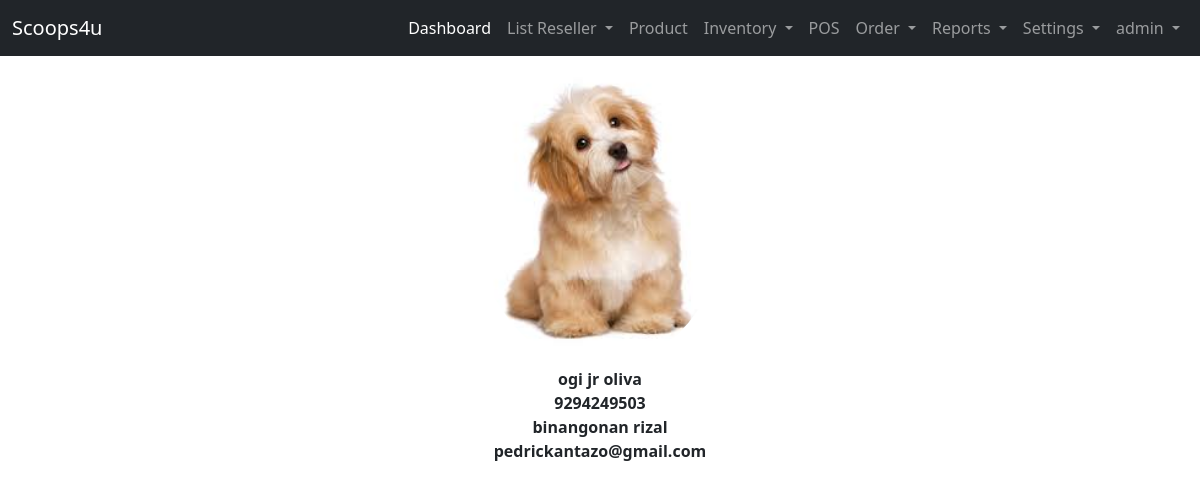
The app's page /user-site/My-profile/ (signed in), older data.
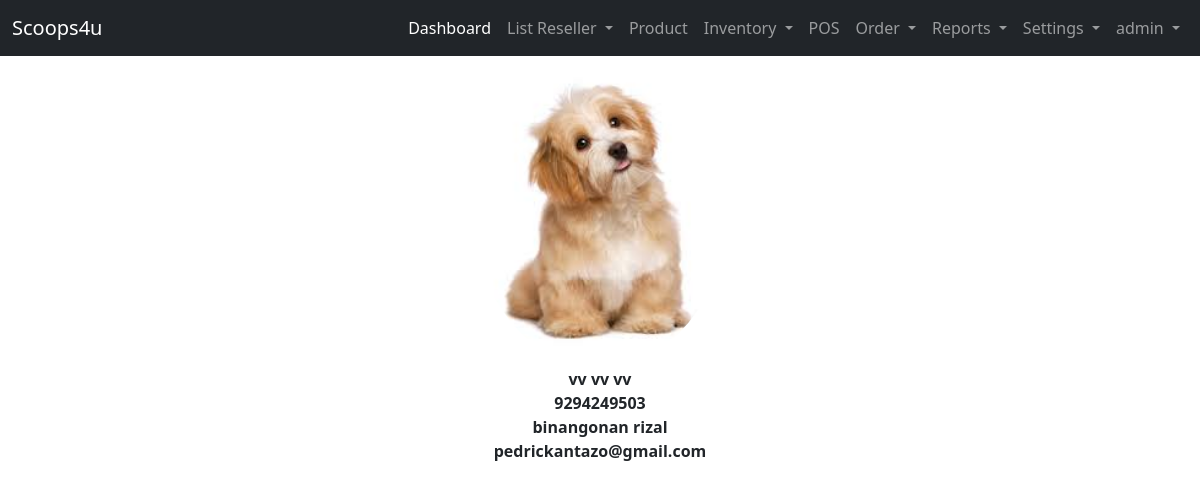
The same page, newer data.
### admin_site/models.py (models this page shows, shortened)
class Profile(models.Model):
    list_user = models.CharField(max_length=100, null=False, verbose_name="List User")
    profile_fname = models.CharField(max_length=250, null=False, verbose_name="First Name")
    profile_mname = models.CharField(max_length=250,  null=False, verbose_name="Middle Name")
    profile_lname = models.CharField(max_length=250, null=False, verbose_name="Last Name")
    profile_cnumber = models.BigIntegerField( null=False, verbose_name="Contact Number")
    profile_address = models.TextField(null=False, verbose_name="Address")
    profile_email = models.CharField( max_length=100, null=False, verbose_name="Email Address")
    profile_pic =models.ImageField( upload_to=image_path,null=True, verbose_name='Profile Pic')

### admin_site/views.py (the view)
# urls.py: path('My-profile/', views.my_profile, name='my_profile'),
def my_profile(request):
    current_profile = Profile.objects.filter(list_user = request.user)
    context ={
        'current_profile':current_profile
    }
    return render(request, 'admin_site/profile/my_profile.html',context)

### templates/admin_site/profile/my_profile.html
{% extends 'admin_site/base.html' %}
{% block content %}
{% if current_profile %}
    {% for list  in  current_profile %}
    <div class="container">
        <div class="text-center fw-bolder">
        <img src="/media/{{ list.profile_pic}}" alt="Profile-pic" width="250" class="rounded-circle">
        <br>
        <label> {{ list.profile_fname }}   {{list.profile_mname}} {{list.profile_lname}}  </label>
        <br>
        <label for="">{{list.profile_cnumber}}</label>
        <br>
        <label for="">{{list.profile_address}}</label>
        <br>
        <label for="">{{list.profile_email}}</label>
        </div>
    </div>
    {% endfor %}
{% endif %}
{% endblock content %}

Row changes from the older to the newer data that the page shows:
changed Profile "binangonan rizal": profile_fname "ogi" → "vv"; profile_mname "jr" → "vv"; profile_lname "oliva" → "vv"
